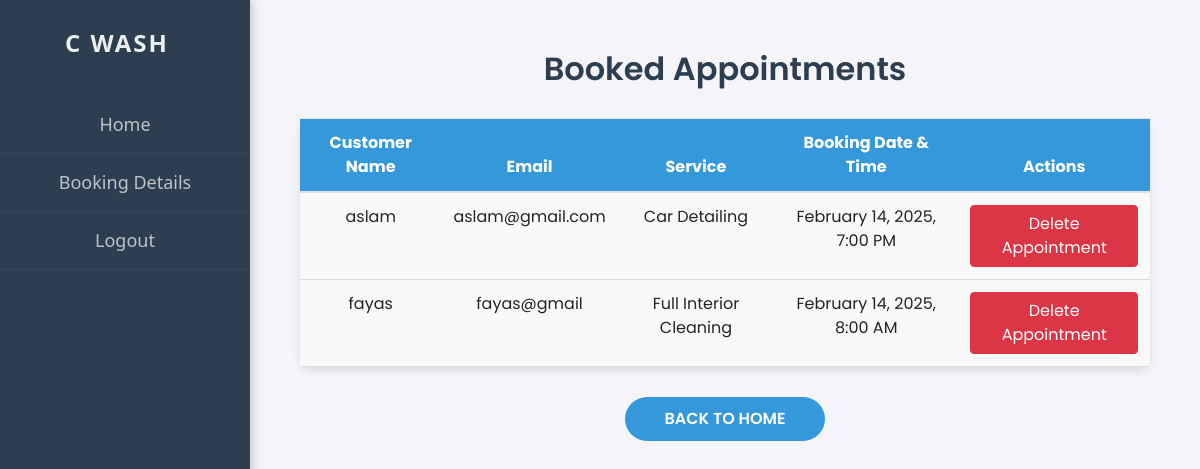
Page /view_bookings/ on the earlier database version.
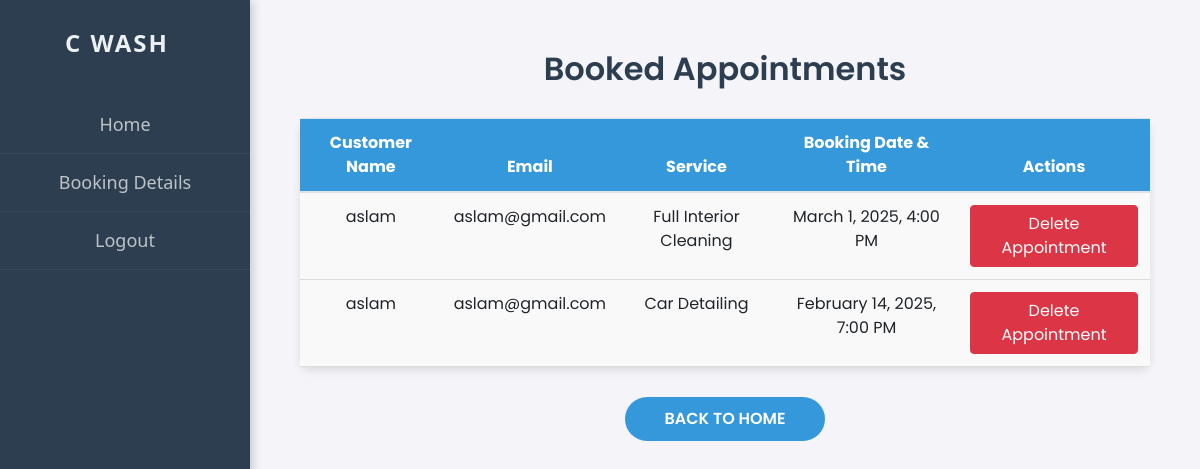
Same page on the later database version.
### app/models.py (models this page shows, shortened)
class Appointment(models.Model):
    user = models.ForeignKey(User, on_delete=models.CASCADE, related_name='appointments')
    name = models.CharField(max_length=100)
    email = models.EmailField()
    service = models.CharField(max_length=100)
    date = models.DateTimeField()

### app/views.py (the view)
# urls.py: path('view_bookings/', views.view_bookings, name='view_bookings'),
def view_bookings(request):
    appointments = Appointment.objects.all().order_by('-date')  # Orders by date, with the most recent first
    return render(request, 'shop/bookings.html', {'appointments': appointments})

### templates/shop/bookings.html (shortened to what this page needs)
<!DOCTYPE html>
<html lang="en">
<head>
    <link rel="stylesheet" href="https://maxcdn.bootstrapcdn.com/bootstrap/4.5.2/css/bootstrap.min.css">
</head>
<body>
    <div class="sidebar">
        <div class="navbar-brand">C WASH</div>
        <a href="/shp_home">Home</a>
        <a href="#">Booking Details</a>
        <a href="/shp_logout">Logout</a>
    </div>
    <h2>Booked Appointments</h2>
    <table class="table">
        <thead>
            <tr>
                <th>Customer Name</th>
                <th>Email</th>
                <th>Service</th>
                <th>Booking Date & Time</th>
                <th>Actions</th>
            </tr>
        </thead>
        <tbody>
            {% for appointment in appointments %}
                <tr>
                    <td>{{ appointment.name }}</td>
                    <td>{{ appointment.email }}</td>
                    <td>{{ appointment.service }}</td>
                    <td>{{ appointment.date|date:"F j, Y, g:i A" }}</td>
                    <td>
                        <form action="{% url 'delete_bookings' appointment_id=appointment.id %}" method="POST">
                            <button type="submit" class="btn btn-danger">Delete Appointment</button>
                        </form>
                    </td>
                </tr>
            {% empty %}
                <tr>
                    <td colspan="5">No appointments found.</td>
                </tr>
            {% endfor %}
        </tbody>
    </table>
    <a href="/shp_home" class="btn-back">Back to Home</a>
</body>
</html>

### templates/shop/bookings.html (style rules this page uses)
body { font-family: 'Poppins', sans-serif; background-color: #f4f4f9; margin-left: 250px; padding: 50px; }
.sidebar { height: 100vh; width: 250px; background-color: #2C3E50; color: #fff; position: fixed; top: 0; left: 0; padding-top: 20px; display: flex; flex-direction: column; align-items: center; font-family: 'Segoe UI', Tahoma, Geneva, Verdana, sans-serif; box-shadow: 2px 0px 10px rgba(0, 0, 0, 0.2); }
.navbar-brand { font-size: 24px; font-weight: bold; letter-spacing: 2px; margin-bottom: 30px; color: #ecf0f1; text-transform: uppercase; text-align: center; transition: all 0.3s ease; }
.sidebar a { text-decoration: none; color: #bdc3c7; font-size: 18px; padding: 15px 25px; width: 100%; text-align: center; transition: all 0.3s ease; border-bottom: 1px solid #34495e; }
h2 { font-weight: 600; color: #2C3E50; text-align: center; margin-bottom: 30px; }
table { width: 100%; background-color: #ffffff; box-shadow: 0 4px 8px rgba(0, 0, 0, 0.1); border-radius: 10px; margin-top: 20px; }
th, td { padding: 15px; text-align: center; border-bottom: 1px solid #ddd; }
th { background-color: #3498db; color: white; }
td { background-color: #f9f9f9; }
.btn-back { background-color: #3498db; border: none; padding: 10px 20px; color: white; font-size: 16px; font-weight: 600; text-transform: uppercase; border-radius: 25px; margin-top: 30px; display: block; width: 200px; margin-left: auto; margin-right: auto; text-align: center; }

Differences in the rows shown:
removed Appointment: name "fayas", email "fayas@gmail", service "Full Interior Cleaning", date "February 14, 2025, 8:00 AM"
added Appointment: name "aslam", email "aslam@gmail.com", service "Full Interior Cleaning", date "March 1, 2025, 4:00 PM"
